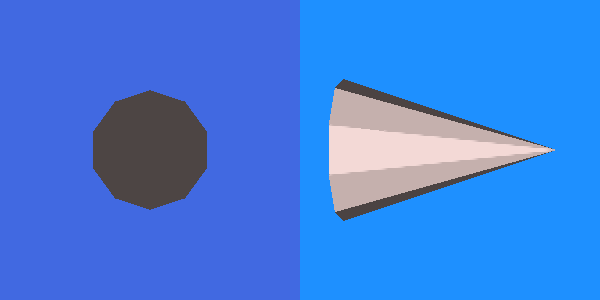

Reproduce this figure in Python.
#!/usr/bin/env python

# Tutorial Step 3: use multiple renderers within a single render window.

# Factory overrides: importing these modules registers the OpenGL rendering
# and interaction style implementations for vtkRenderingCore factory classes.
import vtkmodules.vtkInteractionStyle  # noqa: F401
import vtkmodules.vtkRenderingOpenGL2  # noqa: F401

# VTK pipeline classes used in this example
from vtkmodules.vtkFiltersSources import vtkConeSource
from vtkmodules.vtkRenderingCore import (
    vtkActor,
    vtkPolyDataMapper,
    vtkRenderWindow,
    vtkRenderer,
)

# Colors (normalized RGB)
misty_rose_rgb = (1.0, 0.894, 0.882)
royal_blue_rgb = (0.255, 0.412, 0.882)
dodger_blue_rgb = (0.118, 0.565, 1.0)

# Source: create a cone
cone = vtkConeSource()
cone.SetHeight(3.0)
cone.SetRadius(1.0)
cone.SetResolution(10)

# Mapper: map polygon data to graphics primitives
cone_mapper = vtkPolyDataMapper()
cone_mapper.SetInputConnection(cone.GetOutputPort())

# Actor: assign the mapped geometry (shared between both renderers)
cone_actor = vtkActor()
cone_actor.SetMapper(cone_mapper)
cone_actor.GetProperty().SetColor(misty_rose_rgb)

# Renderer 1: left viewport — the same actor can be added to multiple
# renderers. Each renderer is like a viewport: it is part or all of a
# window and is responsible for drawing the actors it has.
renderer_left = vtkRenderer()
renderer_left.AddActor(cone_actor)
renderer_left.SetBackground(royal_blue_rgb)
renderer_left.SetViewport(0.0, 0.0, 0.5, 1.0)

# Renderer 2: right viewport with a different background color
renderer_right = vtkRenderer()
renderer_right.AddActor(cone_actor)
renderer_right.SetBackground(dodger_blue_rgb)
renderer_right.SetViewport(0.5, 0.0, 1.0, 1.0)

# Window: display the rendered scene
render_window = vtkRenderWindow()
render_window.AddRenderer(renderer_left)
render_window.AddRenderer(renderer_right)
render_window.SetWindowName("cone dual viewport")
render_window.SetMultiSamples(0)
render_window.SetSize(600, 300)

# Camera: set the left view 90 degrees from the right
renderer_left.ResetCamera()
renderer_left.GetActiveCamera().Azimuth(90)

# Animation: rotate both cameras 360 degrees
for i in range(360):
    render_window.Render()
    renderer_left.GetActiveCamera().Azimuth(1)
    renderer_right.GetActiveCamera().Azimuth(1)
